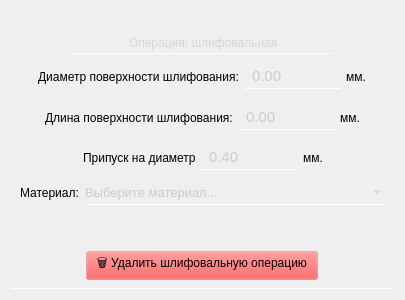
<?xml version="1.0" encoding="UTF-8"?>
<ui version="4.0">
 <class>Shlifovka</class>
 <widget class="QWidget" name="Shlifovka">
  <property name="geometry">
   <rect>
    <x>0</x>
    <y>0</y>
    <width>400</width>
    <height>300</height>
   </rect>
  </property>
  <property name="windowTitle">
   <string>Form</string>
  </property>
  <layout class="QVBoxLayout" name="verticalLayout_2">
   <item>
    <widget class="QWidget" name="widget" native="true">
     <property name="styleSheet">
      <string notr="true">background: none;
border-bottom: 1px solid white;</string>
     </property>
     <layout class="QVBoxLayout" name="verticalLayout">
      <item alignment="Qt::AlignmentFlag::AlignHCenter">
       <widget class="QWidget" name="horizontalWidget" native="true">
        <property name="styleSheet">
         <string notr="true">border-bottom: 1px solid white;
background: none;</string>
        </property>
        <layout class="QHBoxLayout" name="horizontalLayout_3">
         <property name="spacing">
          <number>10</number>
         </property>
         <property name="bottomMargin">
          <number>1</number>
         </property>
         <item>
          <spacer name="horizontalSpacer_5">
           <property name="orientation">
            <enum>Qt::Orientation::Horizontal</enum>
           </property>
           <property name="sizeHint" stdset="0">
            <size>
             <width>40</width>
             <height>20</height>
            </size>
           </property>
          </spacer>
         </item>
         <item alignment="Qt::AlignmentFlag::AlignBottom">
          <widget class="QLabel" name="label_5">
           <property name="font">
            <font>
             <underline>false</underline>
            </font>
           </property>
           <property name="styleSheet">
            <string notr="true">padding: 5 2 2 5;
color: rgb(214, 214, 214);

</string>
           </property>
           <property name="text">
            <string>Операция: шлифовальная</string>
           </property>
          </widget>
         </item>
         <item>
          <spacer name="horizontalSpacer_6">
           <property name="orientation">
            <enum>Qt::Orientation::Horizontal</enum>
           </property>
           <property name="sizeHint" stdset="0">
            <size>
             <width>40</width>
             <height>20</height>
            </size>
           </property>
          </spacer>
         </item>
        </layout>
       </widget>
      </item>
      <item>
       <layout class="QHBoxLayout" name="horizontalLayout">
        <item>
         <spacer name="horizontalSpacer">
          <property name="orientation">
           <enum>Qt::Orientation::Horizontal</enum>
          </property>
          <property name="sizeHint" stdset="0">
           <size>
            <width>40</width>
            <height>20</height>
           </size>
          </property>
         </spacer>
        </item>
        <item>
         <widget class="QLabel" name="label">
          <property name="styleSheet">
           <string notr="true">background: none;
border: none;</string>
          </property>
          <property name="text">
           <string>Диаметр поверхности шлифования:</string>
          </property>
         </widget>
        </item>
        <item>
         <widget class="QDoubleSpinBox" name="doubleSpinBox_diameter">
          <property name="styleSheet">
           <string notr="true">QDoubleSpinBox {
	padding: 2 5 2 5;	
	border: none;
	border-bottom: 1px solid white;
	border-radius: none;
	background: rgba(255, 255, 255, 0);
	transition: color 0.3s ease;
	transition: border-bottom 0.4s ease;
	color: rgb(204, 204, 204);
	font-size: 11pt
}

QDoubleSpinBox:disabled {
	color: rgb(120, 106, 107);
	background: rgba(255, 255, 255, 20);
}

QDoubleSpinBox:hover {
	color: rgb(255, 255, 255)
}

QDoubleSpinBox:pressed {
	border-bottom: 1px solid white;
}
</string>
          </property>
          <property name="maximum">
           <double>10000.000000000000000</double>
          </property>
         </widget>
        </item>
        <item>
         <widget class="QLabel" name="label_4">
          <property name="styleSheet">
           <string notr="true">background: none;
border: none;</string>
          </property>
          <property name="text">
           <string>мм.</string>
          </property>
         </widget>
        </item>
        <item>
         <spacer name="horizontalSpacer_2">
          <property name="orientation">
           <enum>Qt::Orientation::Horizontal</enum>
          </property>
          <property name="sizeHint" stdset="0">
           <size>
            <width>40</width>
            <height>20</height>
           </size>
          </property>
         </spacer>
        </item>
       </layout>
      </item>
      <item>
       <layout class="QHBoxLayout" name="horizontalLayout_4">
        <item>
         <spacer name="horizontalSpacer_7">
          <property name="orientation">
           <enum>Qt::Orientation::Horizontal</enum>
          </property>
          <property name="sizeHint" stdset="0">
           <size>
            <width>40</width>
            <height>20</height>
           </size>
          </property>
         </spacer>
        </item>
        <item>
         <widget class="QLabel" name="label_2">
          <property name="styleSheet">
           <string notr="true">background: none;
border: none;</string>
          </property>
          <property name="text">
           <string>Длина поверхности шлифования:</string>
          </property>
         </widget>
        </item>
        <item>
         <widget class="QDoubleSpinBox" name="doubleSpinBox_length">
          <property name="styleSheet">
           <string notr="true">QDoubleSpinBox {
	padding: 2 5 2 5;	
	border: none;
	border-bottom: 1px solid white;
	border-radius: none;
	background: rgba(255, 255, 255, 0);
	transition: color 0.3s ease;
	transition: border-bottom 0.4s ease;
	color: rgb(204, 204, 204);
	font-size: 11pt
}

QDoubleSpinBox:disabled {
	color: rgb(120, 106, 107);
	background: rgba(255, 255, 255, 20);
}

QDoubleSpinBox:hover {
	color: rgb(255, 255, 255)
}

QDoubleSpinBox:pressed {
	border-bottom: 1px solid white;
}
</string>
          </property>
          <property name="maximum">
           <double>10000.000000000000000</double>
          </property>
         </widget>
        </item>
        <item>
         <widget class="QLabel" name="label_6">
          <property name="styleSheet">
           <string notr="true">background: none;
border: none;</string>
          </property>
          <property name="text">
           <string>мм.</string>
          </property>
         </widget>
        </item>
        <item>
         <spacer name="horizontalSpacer_8">
          <property name="orientation">
           <enum>Qt::Orientation::Horizontal</enum>
          </property>
          <property name="sizeHint" stdset="0">
           <size>
            <width>40</width>
            <height>20</height>
           </size>
          </property>
         </spacer>
        </item>
       </layout>
      </item>
      <item>
       <layout class="QHBoxLayout" name="horizontalLayout_5">
        <item>
         <spacer name="horizontalSpacer_9">
          <property name="orientation">
           <enum>Qt::Orientation::Horizontal</enum>
          </property>
          <property name="sizeHint" stdset="0">
           <size>
            <width>40</width>
            <height>20</height>
           </size>
          </property>
         </spacer>
        </item>
        <item>
         <widget class="QLabel" name="label_7">
          <property name="styleSheet">
           <string notr="true">background: none;
border: none;</string>
          </property>
          <property name="text">
           <string>Припуск на диаметр</string>
          </property>
         </widget>
        </item>
        <item>
         <widget class="QDoubleSpinBox" name="doubleSpinBox_length_2">
          <property name="styleSheet">
           <string notr="true">QDoubleSpinBox {
	padding: 2 5 2 5;	
	border: none;
	border-bottom: 1px solid white;
	border-radius: none;
	background: rgba(255, 255, 255, 0);
	transition: color 0.3s ease;
	transition: border-bottom 0.4s ease;
	color: rgb(204, 204, 204);
	font-size: 11pt
}

QDoubleSpinBox:disabled {
	color: rgb(120, 106, 107);
	background: rgba(255, 255, 255, 20);
}

QDoubleSpinBox:hover {
	color: rgb(255, 255, 255)
}

QDoubleSpinBox:pressed {
	border-bottom: 1px solid white;
}
</string>
          </property>
          <property name="maximum">
           <double>10000.000000000000000</double>
          </property>
          <property name="value">
           <double>0.400000000000000</double>
          </property>
         </widget>
        </item>
        <item>
         <widget class="QLabel" name="label_8">
          <property name="styleSheet">
           <string notr="true">background: none;
border: none;</string>
          </property>
          <property name="text">
           <string>мм.</string>
          </property>
         </widget>
        </item>
        <item>
         <spacer name="horizontalSpacer_10">
          <property name="orientation">
           <enum>Qt::Orientation::Horizontal</enum>
          </property>
          <property name="sizeHint" stdset="0">
           <size>
            <width>40</width>
            <height>20</height>
           </size>
          </property>
         </spacer>
        </item>
       </layout>
      </item>
      <item>
       <layout class="QHBoxLayout" name="horizontalLayout_6">
        <item>
         <spacer name="horizontalSpacer_11">
          <property name="orientation">
           <enum>Qt::Orientation::Horizontal</enum>
          </property>
          <property name="sizeHint" stdset="0">
           <size>
            <width>40</width>
            <height>20</height>
           </size>
          </property>
         </spacer>
        </item>
        <item alignment="Qt::AlignmentFlag::AlignHCenter">
         <widget class="QLabel" name="label_3">
          <property name="styleSheet">
           <string notr="true">background: none;
border: none;</string>
          </property>
          <property name="text">
           <string>Материал:</string>
          </property>
         </widget>
        </item>
        <item>
         <widget class="QComboBox" name="comboBox_material">
          <property name="minimumSize">
           <size>
            <width>300</width>
            <height>0</height>
           </size>
          </property>
          <property name="styleSheet">
           <string notr="true">QComboBox {
	padding: 3, 3, 3, 3;
	width: 60px;
	border: none;
	border-radius: none;
	border-bottom: 1px solid white;
	background: rgba(255, 255, 255, 0);
	transition: color 0.3s ease;
	transition: border-bottom 0.4s ease;
	color: rgb(204, 204, 204);
	font-size: 10pt;
}
QComboBox:hover {
   color: rgb(167, 167, 167);
}

QComboBox::item {
	background: rgb(67, 67, 67);
	border-radius: none;
}

QComboBox QAbstractItemView {
	border-radius: none;
    background: qlineargradient(spread:pad, x1:0, y1:0, x2:1, y2:0, stop:0 rgb(58, 58, 58), stop:1 rgb(88, 88, 88));
	selection-border-radius: none;
	selection-border: none;
	border: none;
	border-radius: 0;
	outline: none;
}
QComboBox QAbstractItemView::item {
    min-height: 15px;
	width: 15px;
	border: none;
	border-radius: none;
}
QComboBox QAbstractItemView::item:hover {
	color:rgb(173, 173, 173);
	border-bottom: 1px solid white;
}

</string>
          </property>
          <property name="editable">
           <bool>false</bool>
          </property>
          <property name="currentText">
           <string/>
          </property>
          <property name="insertPolicy">
           <enum>QComboBox::InsertPolicy::NoInsert</enum>
          </property>
          <property name="placeholderText">
           <string>Выберите материал...</string>
          </property>
         </widget>
        </item>
        <item>
         <spacer name="horizontalSpacer_12">
          <property name="orientation">
           <enum>Qt::Orientation::Horizontal</enum>
          </property>
          <property name="sizeHint" stdset="0">
           <size>
            <width>40</width>
            <height>20</height>
           </size>
          </property>
         </spacer>
        </item>
       </layout>
      </item>
      <item alignment="Qt::AlignmentFlag::AlignHCenter">
       <widget class="QLabel" name="label_info">
        <property name="text">
         <string/>
        </property>
       </widget>
      </item>
      <item alignment="Qt::AlignmentFlag::AlignHCenter">
       <widget class="QPushButton" name="pushButton_delete_operation">
        <property name="styleSheet">
         <string notr="true">QPushButton {
	height: 20px;
	background-color: rgba(255, 39, 39, 50);
	padding: 2 10 5 10;
}
QPushButton:hover {
	background-color: rgba(37, 131, 255, 90)
}
QPushButton:pressed {
	background-color: rgb(0, 53, 93)
}</string>
        </property>
        <property name="text">
         <string>🗑️ Удалить шлифовальную операцию</string>
        </property>
       </widget>
      </item>
     </layout>
    </widget>
   </item>
  </layout>
 </widget>
 <resources/>
 <connections/>
</ui>
